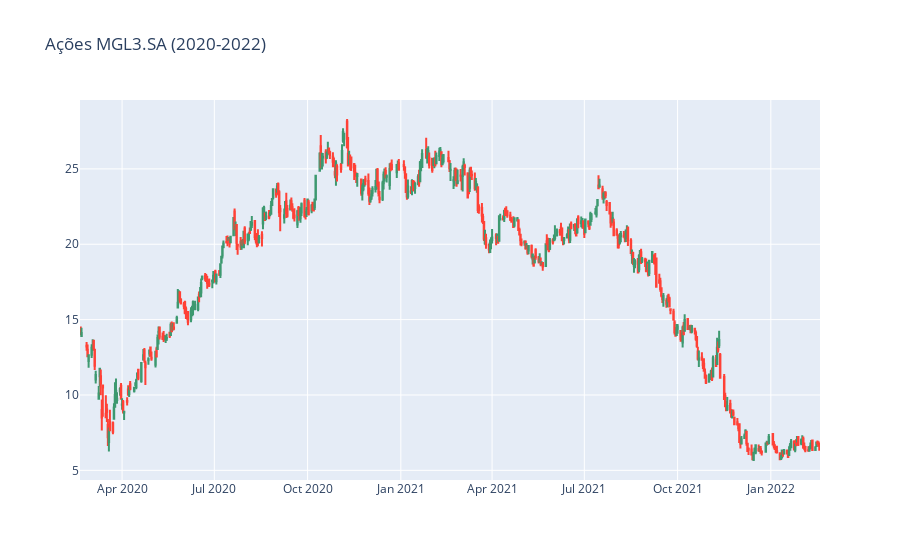

Source (notebook cell):
### Code cell
fig = go.Figure(data = [go.Candlestick(x=df['Date'], 
                                      open = df['Open'], high = df['High'], 
                                      low = df['Low'], close = df['Close'])])
fig.update_layout(xaxis_rangeslider_visible = False, 
                  title = 'Ações MGL3.SA (2020-2022)')
fig.show()

### Figure 1 — Plotly figure (JSON) as saved in the notebook; plotly's stock layout.template omitted (floating-point values rounded to 4 significant figures; data arrays with more than 128 entries replaced by an {"elided": "..."} marker saying what was removed)
{"data": [{"close": {"elided": "495 float values"}, "high": {"elided": "495 float values"}, "low": {"elided": "495 float values"}, "open": {"elided": "495 float values"}, "type": "candlestick", "x": {"elided": "495 str values"}}], "layout": {"autosize": true, "title": {"text": "Ações MGL3.SA (2020-2022)"}, "xaxis": {"autorange": true, "range": ["2020-02-19 12:00", "2022-02-18 12:00"], "rangeslider": {"visible": false, "yaxis": {}}, "showspikes": false, "type": "date"}, "yaxis": {"autorange": true, "range": [4.359, 29.57], "showspikes": false}}}
